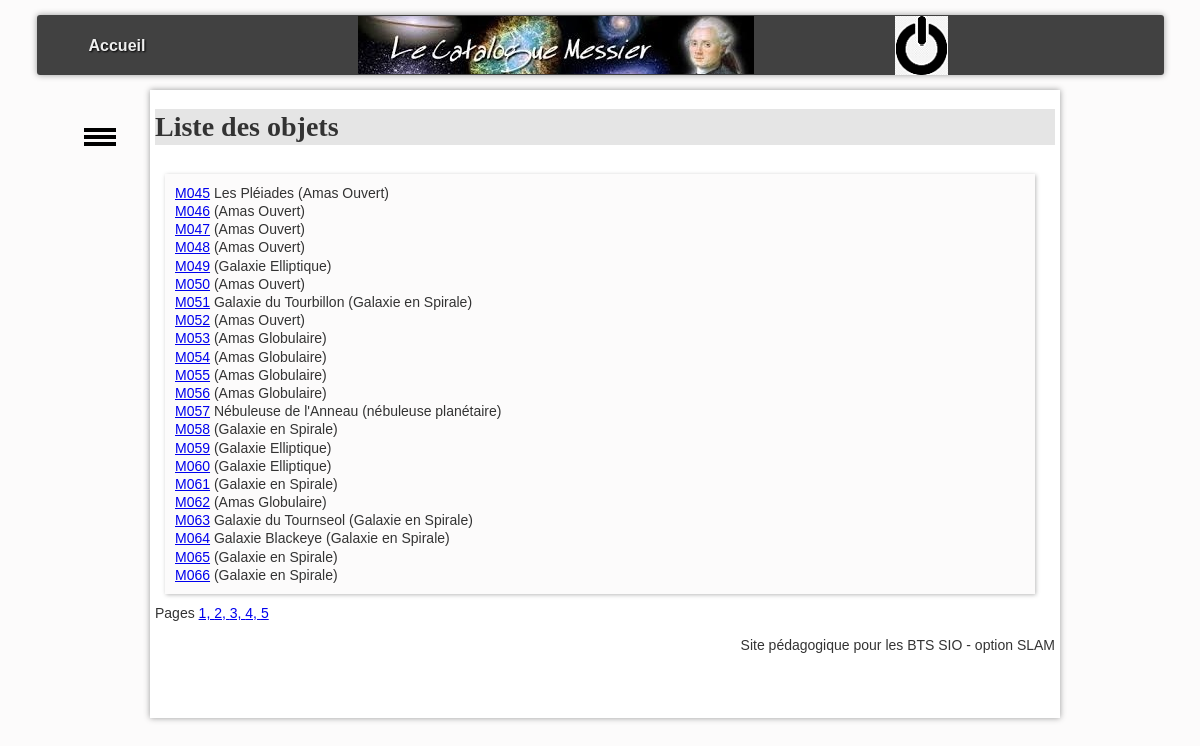
Page /SiteMessier2020-Login/SiteMessier2020-Login/?action=liste&page=3 on the committed database.
### tables this page shows
CREATE TABLE IF NOT EXISTS `objet` (
  `numero` char(4) NOT NULL,
  `nomCommun` varchar(40) DEFAULT NULL,
  `constellation` varchar(40) DEFAULT NULL,
  `codeType` char(2) DEFAULT NULL,
  `periodeVisibilite` varchar(10) DEFAULT NULL,
  `magnitude` double(15,2) DEFAULT NULL,
  `diametreApparent` varchar(20) DEFAULT NULL,
  PRIMARY KEY (`numero`),
  KEY `codeType` (`codeType`)
);

CREATE TABLE IF NOT EXISTS `typeobjet` (
  `code` char(2) NOT NULL,
  `libelle` varchar(30) DEFAULT NULL,
  PRIMARY KEY (`code`),
  KEY `code` (`code`)
);

### SiteMessier2020-Login/SiteMessier2020-Login/controleur/ctrlListeObjets.php (called while the page is built, shortened)
<?php
include_once "$racine/modele/modeleObjetDAO.php";
$listeObjets = ObjetDAO::readAll();
include "$racine/vue/vueEntete.php";
include "$racine/vue/vueListeObjets.php";
include "$racine/vue/vuePied.php";
?>

### SiteMessier2020-Login/SiteMessier2020-Login/index.php (called while the page is built, shortened)
<?php
include "getRacine.php";
if (isset($_GET["action"])){
    $action = $_GET["action"];
}
else{
    $action = "defaut";
}
$fichier = controleurPrincipal($action);
include "$racine/controleur/$fichier";
?>

### SiteMessier2020-Login/SiteMessier2020-Login/modele/connexion.php (called while the page is built, shortened)
<?php
   class Connexion{
        private static $connexion;
        public static function getInstance(){
            if(!self::$connexion){
                try {
                    $serveur = 'mysql:host=localhost:3306';
                    $bdd = 'dbname=site_messier';
                    $user = 'root' ;
                    $mdp = '' ;
                    self::$connexion = new PDO($serveur.';'.$bdd, $user, $mdp);
                    self::$connexion->query("SET CHARACTER SET utf8");
                } catch (PDOException $e) {
                        throw new Exception("Erreur à  la connexion \n" . $e->getMessage());
                }
            }
            return self::$connexion;
        }
     }
?>

### SiteMessier2020-Login/SiteMessier2020-Login/modele/modeleObjetDAO.php (called while the page is built, shortened)
<?php
    require_once("connexion.php");
    class ObjetDAO{
        public static function readAll() {
            $resultat = array();
            $req = "SELECT numero, nomCommun, libelle FROM objet join typeObjet ON codeType = code ORDER BY 1";
            try {
                $curseur = Connexion::getInstance()->query($req);
                while ($ligne = $curseur->fetch(PDO::FETCH_ASSOC)) {
                    $resultat[] = $ligne;
                }
                return $resultat;
            }
            catch(PDOException $e) {
                print "Erreur !: " . $e->getMessage();
                die();
            }
        }
    }
?>

### SiteMessier2020-Login/SiteMessier2020-Login/vue/vueListeObjets.php (the view, shortened to what this page needs)
<h1>Liste des objets</h1>
<?php
    $page = $_GET["page"];
    switch($page){
        case 3:
            $debut = 44;
            $fin = 66;
            break;
    }
?>
<div class="card">
<?php
for ($i = $debut; $i < $fin; $i++) {
    $numero = $listeObjets[$i]['numero'];
    $nom = $listeObjets[$i]['nomCommun'];
    $libelleType = $listeObjets[$i]['libelle'];
?>
    <?php echo "<a href='./?action=detail&numero=" . $numero . "'>" . $numero . "</a>"; ?>
        <?= $nom." (".$libelleType.")" ?>
        <br />
    <?php
}
?>
</div>
Pages
<a href='./?action=liste&page=1'>1, </a>
<a href='./?action=liste&page=2'>2, </a>
<a href='./?action=liste&page=3'>3, </a>
<a href='./?action=liste&page=4'>4, </a>
<a href='./?action=liste&page=5'>5 </a>

### SiteMessier2020-Login/SiteMessier2020-Login/css/base.css (style rules this page uses)
:root { --largeurPage: 900px; --largeurMenuCont: 200px; --margeCalc: calc((100% - var(--largeurPage)) / 2); --margeMenuHaut: 15px; --hauteurMenuGene: 60px; --coulA1: #5A7694; --coulA2: #D7E5ED; --coulB1: #566459; --coulB2: #90974A; --coulC: #CDBCA0; --fondC: #fcfbfb; --padding_cote: 5px; }
body { font-family: Arial; color: #333; font-size: 14px; line-height: 1.3; scroll-behavior: smooth; background-color: var(--fondC); }

### SiteMessier2020-Login/SiteMessier2020-Login/css/cgu.css (style rules this page uses)
h1,h2,h3,h4 { font-family: Futura; background-color : rgba(0,0,0,0.1); }

### SiteMessier2020-Login/SiteMessier2020-Login/css/corps.css (style rules this page uses)
div.card { position : relative; width:850px; height : 400px; float:left; padding:10px; margin : 10px; background-color: var(--fondC); box-shadow: 1px 1px 4px #bbb; }

### rows in the picture
objet: numero "M045", nomCommun "Les Pléiades", codeType.libelle "Amas Ouvert"
objet: numero "M046", codeType.libelle "Amas Ouvert"
objet: numero "M047", codeType.libelle "Amas Ouvert"
objet: numero "M048", codeType.libelle "Amas Ouvert"
objet: numero "M049", codeType.libelle "Galaxie Elliptique"
objet: numero "M050", codeType.libelle "Amas Ouvert"
objet: numero "M051", nomCommun "Galaxie du Tourbillon", codeType.libelle "Galaxie en Spirale"
objet: numero "M052", codeType.libelle "Amas Ouvert"
objet: numero "M053", codeType.libelle "Amas Globulaire"
objet: numero "M054", codeType.libelle "Amas Globulaire"
objet: numero "M055", codeType.libelle "Amas Globulaire"
objet: numero "M056", codeType.libelle "Amas Globulaire"
objet: numero "M057", nomCommun "Nébuleuse de l'Anneau", codeType.libelle "nébuleuse planétaire"
objet: numero "M058", codeType.libelle "Galaxie en Spirale"
objet: numero "M059", codeType.libelle "Galaxie Elliptique"
objet: numero "M060", codeType.libelle "Galaxie Elliptique"
objet: numero "M061", codeType.libelle "Galaxie en Spirale"
objet: numero "M062", codeType.libelle "Amas Globulaire"
objet: numero "M063", nomCommun "Galaxie du Tournseol", codeType.libelle "Galaxie en Spirale"
objet: numero "M064", nomCommun "Galaxie Blackeye", codeType.libelle "Galaxie en Spirale"
objet: numero "M065", codeType.libelle "Galaxie en Spirale"
objet: numero "M066", codeType.libelle "Galaxie en Spirale"
